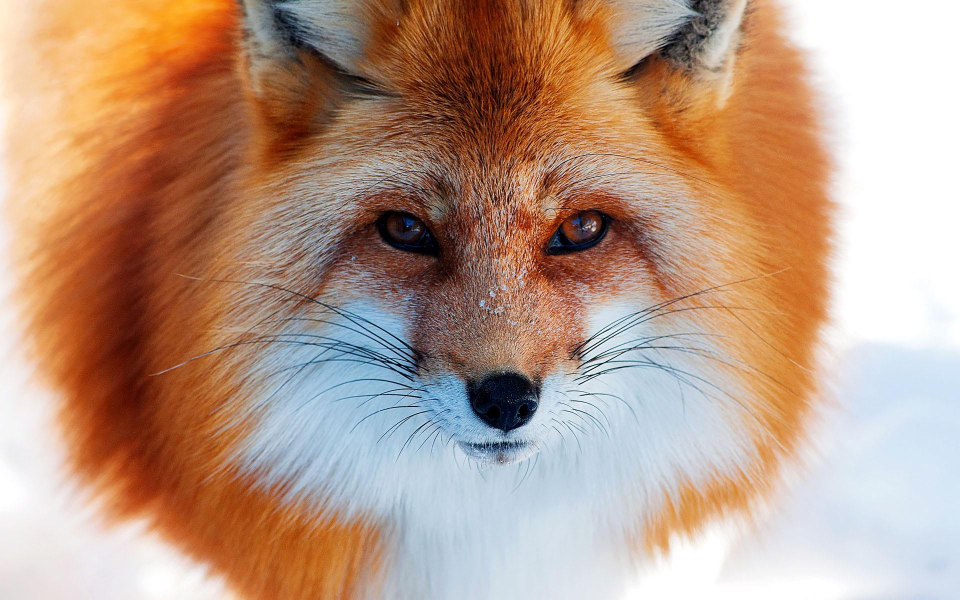
#> input picture fox.jpeg, 960 x 600 px
$ python main.py
#> lines starting #> are read from the running program, lines starting #| are printed output that depends on the picture
### imageProcessing.py
# -*- coding:utf-8 -*-
import cv2
import numpy as np


# [85 lines left out: functions showRGBImage, changeImageRGB, showRandomImage, setRandomImage, cutCenterImage, captchaImage and 1 more, not called in this run]


def channelMerge():
    fox = cv2.imread("fox.jpeg", cv2.IMREAD_REDUCED_COLOR_2)
#> fox is the input picture: shape (600, 960, 3); mean B, G, R 135.5, 154.9, 186.3
    b, g, r = cv2.split(fox)
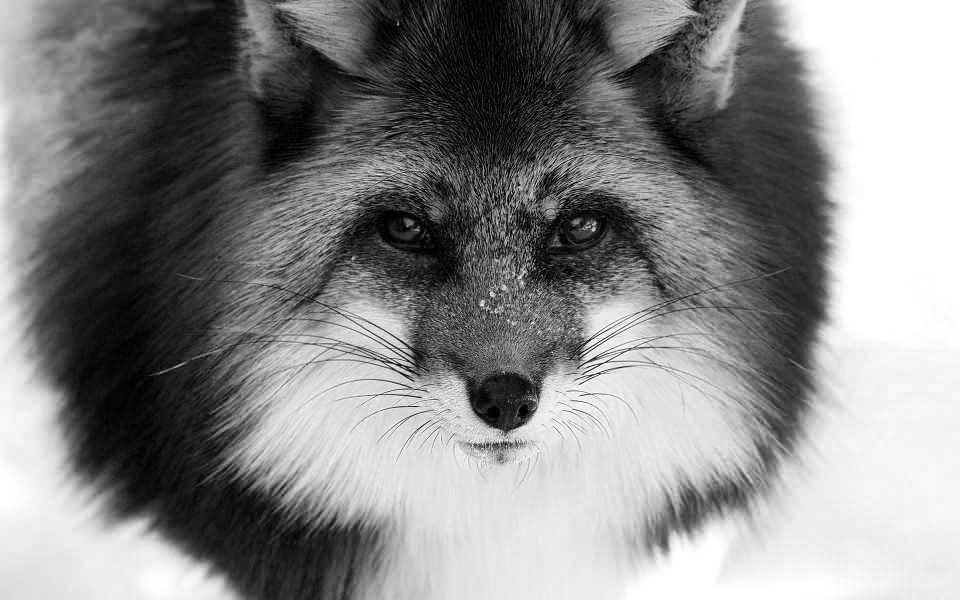
#> b: shape (600, 960); min 0, max 255, mean 135.5
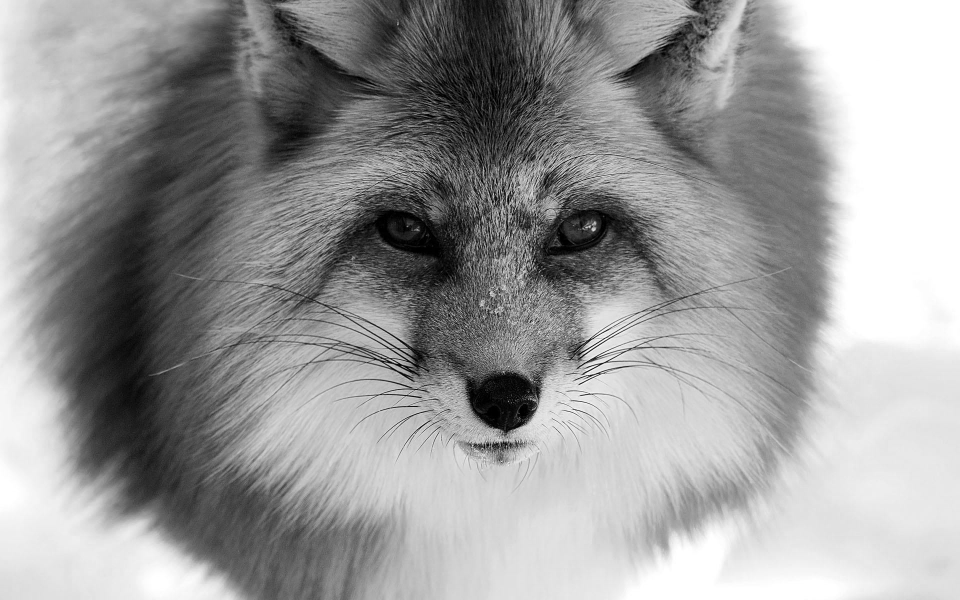
#> g: shape (600, 960); min 0, max 255, mean 154.9
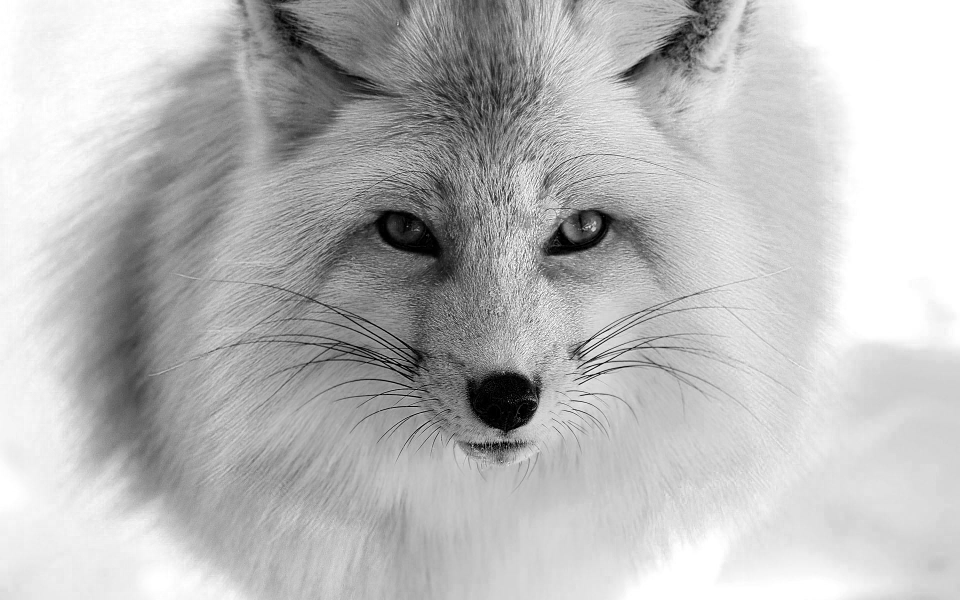
#> r: shape (600, 960); min 0, max 255, mean 186.3
    bgr = cv2.merge([b, g, r])
    rgb = cv2.merge([r, g, b])
    gbr = cv2.merge([g, b, r])
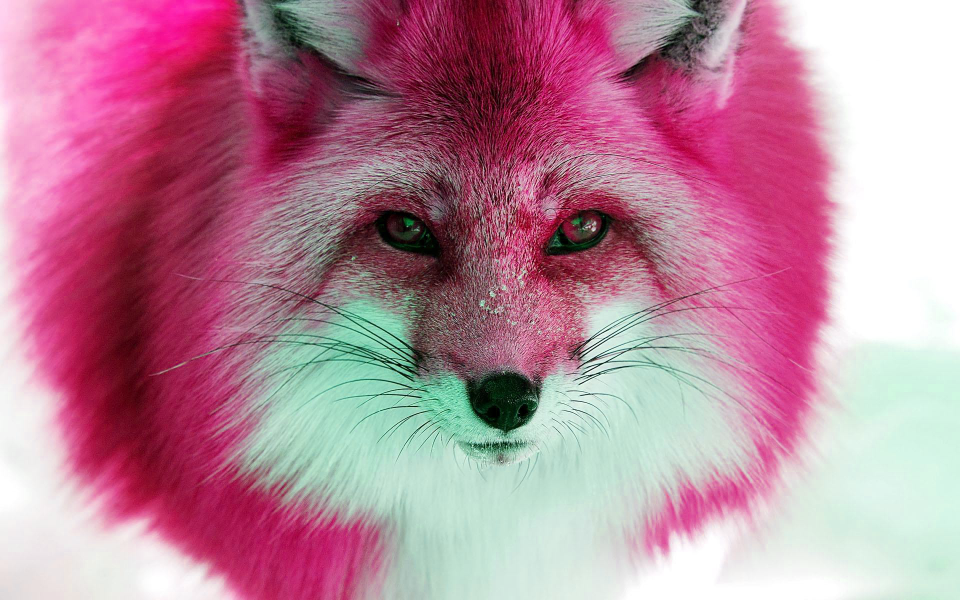
#> gbr: shape (600, 960, 3); mean of channels 0, 1, 2 154.9, 135.5, 186.3; drawn as B, G, R
    cv2.imshow("BGR", bgr)
    cv2.imshow("RGB", rgb)
    cv2.imshow("GBR", gbr)
    cv2.waitKey()
    cv2.destroyAllWindows()

### main.py
# -*- coding:utf-8 -*-
import imageProcessing as imgPrs

if __name__ == "__main__":
    imgPrs.channelMerge()
